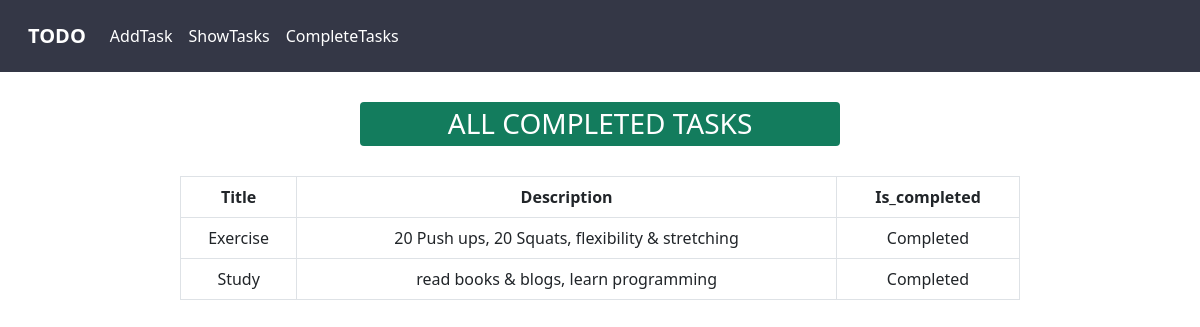
/completed_tasks/, run on the app's committed database.
### task/models.py (models this page shows, shortened)
class TaskModel(models.Model):
    id = models.IntegerField(primary_key=True)
    taskTitle = models.CharField(max_length=20)
    taskDescription = models.TextField(max_length=50)
    is_completed = models.BooleanField(default=False)

### task/views.py (the view)
# urls.py: path('completed_tasks/', completed_tasks, name="completedtasks")
def completed_tasks(request):
    task = TaskModel.objects.filter(is_completed=True)
    return render(request,'completed_tasks.html', {'tasks': task})

### task/templates/completed_tasks.html
{% extends 'base.html' %}
{% block content %}
<h3 style="color: white;text-align: center; border-radius: 4px; width: 40%; margin: auto; padding: 5px; margin-top: 30px; background-color: #137C5D;">ALL COMPLETED TASKS</h3>
<div style="width: 70%; margin: auto; margin-top: 30px">
    <table class="table table-hover table-bordered text-center">
        <thead>
          <tr>
            <th scope="col">Title</th>
            <th scope="col">Description</th>
            <th scope="col">Is_completed</th>
        </thead>
        <tbody>
            {% for task in tasks %}
              <tr>
                <td>{{task.taskTitle}}</td>
                <td>{{task.taskDescription}}</td>
                {% if task.is_completed == True %}
                <td>Completed</td>
                {% else %}
                <td>Incompleted</td>
                {% endif %}
              </tr>
            {% endfor %}
        </tbody>
      </table>
</div>
{% endblock %}

### task/templates/base.html (shortened to what this page needs)
<!doctype html>
<html lang="en">
  <head>
    <link href="https://cdn.jsdelivr.net/npm/bootstrap@5.0.2/dist/css/bootstrap.min.css" rel="stylesheet">
  </head>
  <body>
    <nav style="background-color: #343746;" class="navbar navbar-expand-lg p-3">
        <div class="container-fluid">
          <a class="navbar-brand text-white fw-bold" href="#">TODO</a>
          <div class="collapse navbar-collapse" id="navbarNav">
            <ul class="navbar-nav">
              <li class="nav-item">
                <a class="nav-link text-white" href="{% url 'addtask' %}">AddTask</a>
              </li>
              <li class="nav-item">
                <a class="nav-link text-white" href="{% url 'showtasks' %}">ShowTasks</a>
              </li>
              <li class="nav-item">
                <a class="nav-link text-white" href="{% url 'completedtasks' %}">CompleteTasks</a>
              </li>
            </ul>
          </div>
        </div>
      </nav>
      {% block content %}
      {% endblock %}
  </body>
</html>

### data on the page
TaskModel: taskTitle "Exercise", taskDescription "20 Push ups, 20 Squats, flexibility & stretching", is_completed "Completed"
TaskModel: taskTitle "Study", taskDescription "read books & blogs, learn programming", is_completed "Completed"
